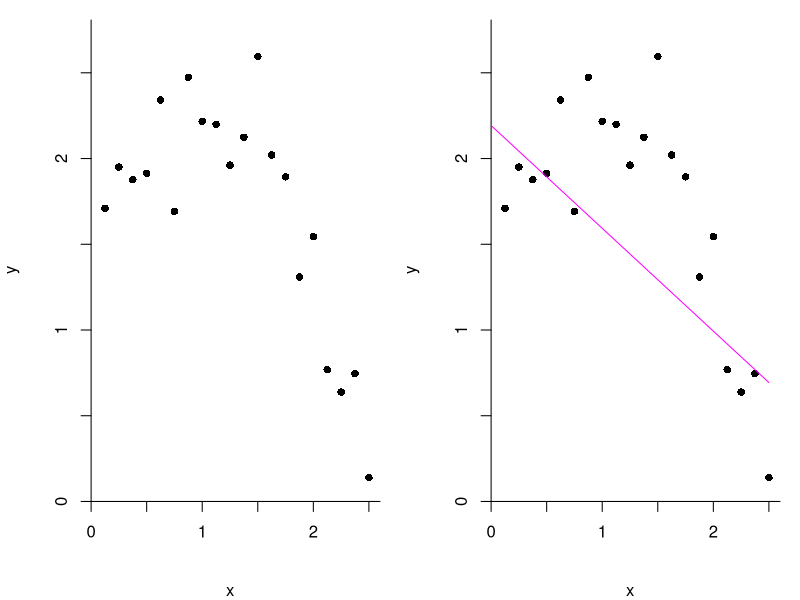
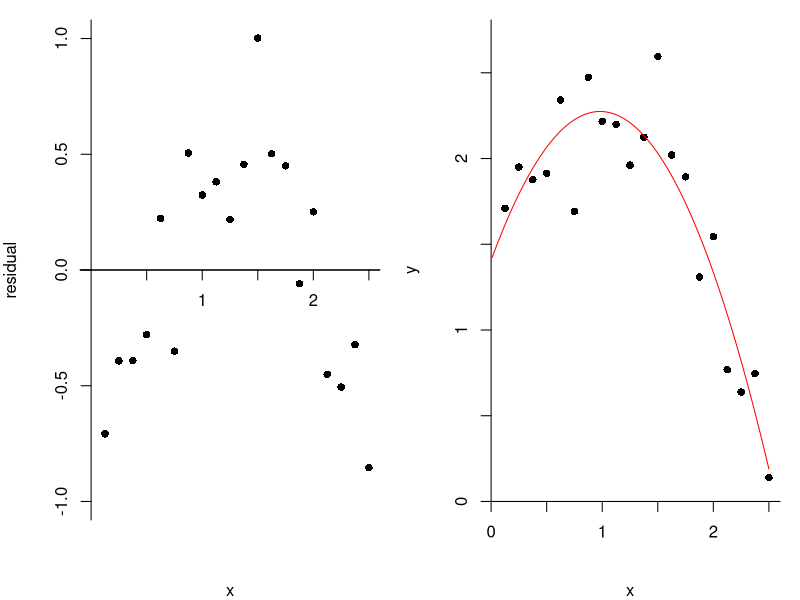
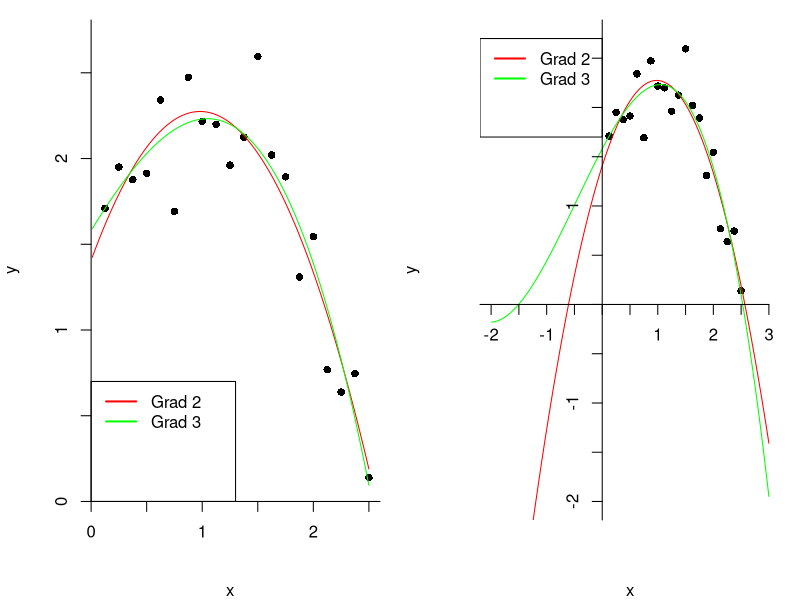
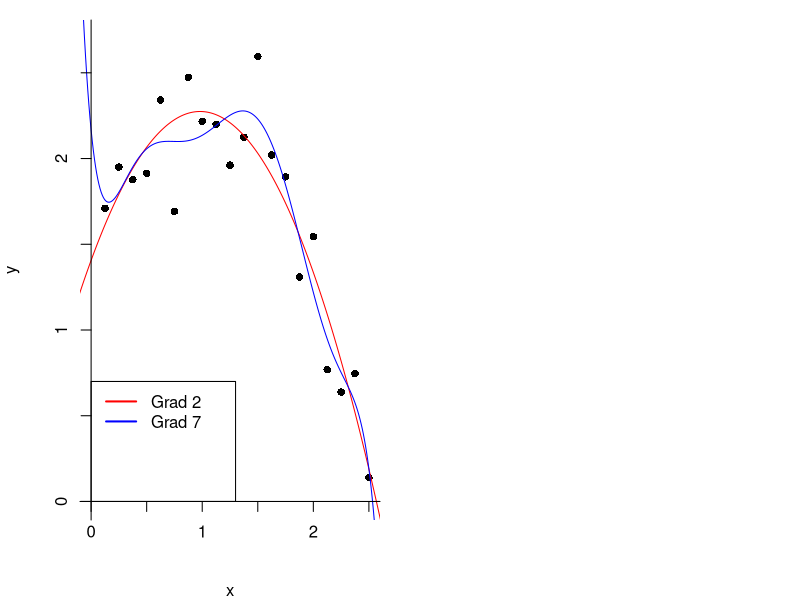
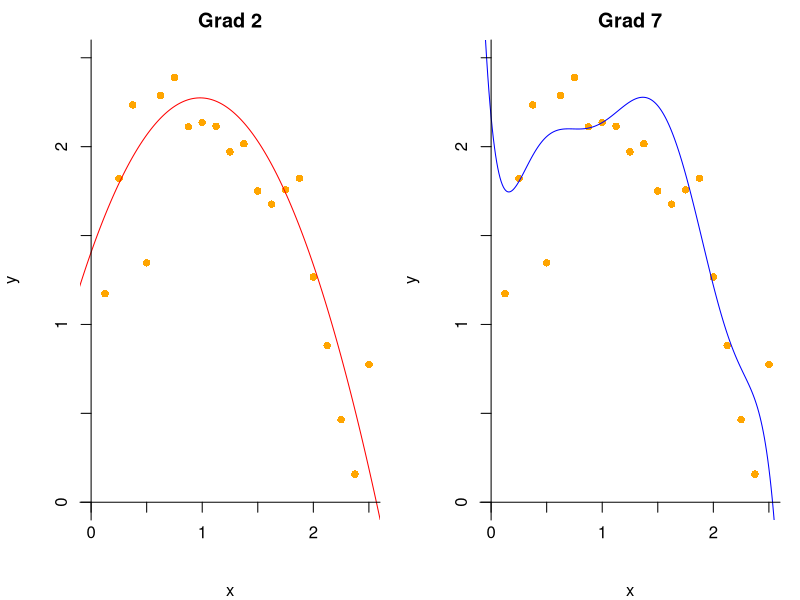

Here is the R script that generated these plots, in order:
## ---- chunk 1
#| include=FALSE
set.seed(12345)
x<-(1:20)/8 # x-værdierne
x1<- -(x^2 -2* x +1) # det underliggende andengradspolynomium
x2<-1:250/100 # bruges i plot af grafer

sigma=0.3
eps<-rnorm(20,0,sigma) # error terms
y<-x1+eps # y-værdierne
## ---- chunk 2
#| echo: false
#| fig-cap: Til venstre ses et punktplot af et datasæt. Til højre er den bedste rette linje indtegnet.
#| label: fig-ret_linje
par(mfrow = c(1,2),mar=c(4,4,1,1))
model<-lm(y  ~ x)
plot(x,y+2.3,pch=16,ylab="y",axes=FALSE,xlim=c(0,2.5),ylim=c(0,2.7))
axis(2, at=c(0,0.5,1,1.5,2,2.5,3), labels=c(0,"",1,"",2,"",3), pos=0)
axis(1,at=c(0,0.5,1,1.5,2,2.5,3) ,labels=c(0,"",1,"",2,"",3), pos=0)
plot(x,y+2.3,pch=16,ylab="y",axes=FALSE,xlim=c(0,2.5),ylim=c(0,2.7))
lines(x2,2+ predict(model,data.frame(x=x2)), col="magenta")
axis(2, at=c(0,0.5,1,1.5,2,2.5,3), labels=c(0,"",1,"",2,"",3), pos=0)
axis(1,at=c(0,0.5,1,1.5,2,2.5,3) ,labels=c(0,"",1,"",2,"",3), pos=0)
## ---- chunk 3
#| echo: false
#| fig-cap: Residualplottet for den bedste rette linje indtegnet i @fig-ret_linje.
#| label: fig-residualplot
par(mar=c(4,4,1,1))
model<-lm(y ~ x)
yhat <- predict(model,data.frame(x=x))
plot(x,y-yhat,ylab="residual",pch=16,axes=FALSE, xlim=c(0,2.5),ylim=c(-1,1))
abline(h=0)
axis(2, at=c(-2,-1,-0.5,0,0.5,1,2), pos=0)
axis(1, at=c(-1,0.5,1,1.5,2,2.5,3),labels=c(-1,"",1,"",2,"",3) , pos=0)
## ---- chunk 4
#| echo: false
#| fig-cap: Datasættet fra @fig-ret_linje, men nu med en parabel indtegnet.
#| label: fig-parabel
par(mar=c(4,4,1,1))
model<-lm(y ~ x + I(x^2))
plot(x,y+2.3,pch=16,ylab="y",axes=FALSE,xlim=c(0,2.5),ylim=c(0,2.7))
lines(x2,predict(model,data.frame(x=x2))+2.3,col="red")
axis(2, at=c(0,0.5,1,1.5,2,2.5,3), labels=c(0,"",1,"",2,"",3), pos=0)
axis(1,at=c(0,0.5,1,1.5,2,2.5,3) ,labels=c(0,"",1,"",2,"",3), pos=0)
## ---- chunk 5
#| echo: false
#| fig-cap: Et andengradspolynomium (rød) og et tredjegradspolynomium (grøn) fittet til data. 
#| label: fig-2grad_3grad
par(mar=c(4,4,1,1))
model3<-lm(y ~ x + I(x^2) + I(x^3))
plot(x,y+2.3,pch=16,ylab="y",axes=FALSE,xlim=c(0,2.5),ylim=c(0,2.7))
lines(x2,predict(model,data.frame(x=x2))+2.3,col="red")
lines(x2,predict(model3,data.frame(x=x2))+2.3,col="green")
legend(x = c(0,1.3),y=c(0,0.7),          # Position
       legend = c("Grad 2", "Grad 3"),  # Legend texts
       lty = c(1, 1),           # Line types
       col = c("red", "green"),           # Line colors
       lwd = 2) 
axis(2, at=c(0,0.5,1,1.5,2,2.5,3), labels=c(0,"",1,"",2,"",3), pos=0)
axis(1,at=c(0,0.5,1,1.5,2,2.5,3) ,labels=c(0,"",1,"",2,"",3), pos=0)
## ---- chunk 6
#| echo: false
#| fig-cap: Plottet fra @fig-2grad_3grad, men hvor der nu er zoomet lidt ud. Her ses det tydeligt, at der i "enderne" bliver stor forskel på anden- og tredjegradspolynomiet.
#| label: fig-2grad_3grad_zoom
par(mar=c(4,4,1,1))
model3<-lm(y ~ x + I(x^2) + I(x^3))
plot(x,y+2.3, xlim=c(-2,3),ylim=c(-2,2.7),pch=16,ylab="y",axes=FALSE)
x2<-1:500/100 -2
lines(x2, predict(model, data.frame(x=x2))+2.3, col="red")
lines(x2, predict(model3, data.frame(x=x2))+2.3, col="green")
legend(x = c(-2.2,0), y=c(1.7,2.7),          # Position
       legend = c("Grad 2", "Grad 3"),  # Legend texts
       lty = c(1, 1),           # Line types
       col = c("red", "green"),           # Line colors
       lwd = 2) 
axis(2, at=c(-3,-2,-1.5,-1,-0.5,0,0.5,1,1.5,2,2.5,3), labels=c(-3,-2,"",-1,"","","",1,"","","",3), pos=0)
axis(1,at=c(-3,-2,-1.5,-1,-0.5,0,0.5,1,1.5,2,2.5,3) ,labels=c(-3,-2,"",-1,"","","",1,"",2,"",3), pos=0)
## ---- chunk 7
#| echo: false
#| fig-cap: Et andengradspolynomium (rød) og et syvendegradspolynomium (blå) fittet til data. 
#| label: fig-2grad_7grad
par(mar=c(4,4,1,1))
model7<-lm(y ~ x + I(x^2) + I(x^3) + I(x^4) + I(x^5) + I(x^6) + I(x^7))
plot(x,y+2.3,pch=16,xlim=c(0,2.5),ylim=c(0,2.7),ylab="y",axes=FALSE)
lines(x2,predict(model,data.frame(x=x2))+2.3,col="red")
lines(x2,predict(model7,data.frame(x=x2))+2.3,col="blue")
legend(x = c(0,1.3),y=c(0,0.7),          # Position
       legend = c("Grad 2", "Grad 7"),  # Legend texts
       lty = c(1, 1),           # Line types
       col = c("red", "blue"),           # Line colors
       lwd = 2) 
axis(2, at=c(-3,-2,-1.5,-1,-0.5,0,0.5,1,1.5,2,2.5,3), labels=c(-3,-2,"",-1,"",0,"",1,"",2,"",3), pos=0)
axis(1,at=c(-3,-2,-1.5,-1,-0.5,0,0.5,1,1.5,2,2.5,3) ,labels=c(-3,-2,"",-1,"",0,"",1,"",2,"",3), pos=0)
## ---- chunk 8
#| echo: false
#| fig-cap: Et andengradspolynomium (rød) og et syvendegradspolynomium (blå) fittet til 20 nye datapunkter (orange). 
#| label: fig-2grad_7grad_nypunkter
par(mfrow = c(1,2),mar=c(4,4,2,1))
set.seed(1234)
v<-rnorm(20,0,sigma)
#plot(x,y)
x2<-1:400/100 -1

plot(x,x1+v+2.3,col="orange", main="Grad 2",ylab="y",pch=16,,xlim=c(0,2.5),ylim=c(0,2.5),axes=FALSE)
lines(x2,predict(model,data.frame(x=x2))+2.3,col="red")
axis(2, at=c(-3,-2,-1.5,-1,-0.5,0,0.5,1,1.5,2,2.5,3), labels=c(-3,-2,"",-1,"",0,"",1,"",2,"",3), pos=0)
axis(1,at=c(-3,-2,-1.5,-1,-0.5,0,0.5,1,1.5,2,2.5,3) ,labels=c(-3,-2,"",-1,"",0,"",1,"",2,"",3), pos=0)

#plot(x,y)
plot(x,x1+v+2.3,col="orange",main="Grad 7", ,ylab="y",pch=16,xlim=c(0,2.5),ylim=c(0,2.5),axes=FALSE)

#plot(x,x1+v,col="magenta", main="Grad 2",ylab="y",pch=16)
#lines(x2,predict(model,data.frame(x=x2)),col="red")
#plot(x,y)
#plot(x,x1+v,col="magenta",main="Grad 7",ylab="y",pch=16)

lines(x2,predict(model7,data.frame(x=x2))+2.3,col="blue")
axis(2, at=c(-3,-2,-1.5,-1,-0.5,0,0.5,1,1.5,2,2.5,3), labels=c(-3,-2,"",-1,"",0,"",1,"",2,"",3), pos=0)
axis(1,at=c(-3,-2,-1.5,-1,-0.5,0,0.5,1,1.5,2,2.5,3) ,labels=c(-3,-2,"",-1,"",0,"",1,"",2,"",3), pos=0)

## ---- chunk 9
#| include: false
## Kode der ikke bruges lige nu

# RSS test
#RSS2<-sum((x1+v -predict(model,data.frame(x=x)))^2)
#RSS3<-sum((x1+v -predict(model3,data.frame(x=x)))^2)
#RSS7<-sum((x1+v -predict(model7,data.frame(x=x)))^2)
#RSS træn
#RSS2<-sum((y-predict(model,data.frame(x=x)))^2)
#RSS3<-sum((y-predict(model3,data.frame(x=x)))^2)
#RSS7<-sum((y -predict(model7,data.frame(x=x)))^2)

# par(mfrow = c(1,2))
# model15<-lm(y ~ x + I(x^2) + I(x^3) + I(x^4) + I(x^5) + I(x^6) + I(x^7)
#             +I(x^8) + I(x^9) + I(x^10)+ I(x^11) + I(x^12))
# plot(x,y)
# lines(x2,predict(model,data.frame(x=x2)),col="red")
# lines(x2,predict(model15,data.frame(x=x2)),col="blue")
# plot(x,x1+v,col="green")
# lines(x2,predict(model,data.frame(x=x2)),col="red")
# lines(x2,predict(model15,data.frame(x=x2)),col="blue")

